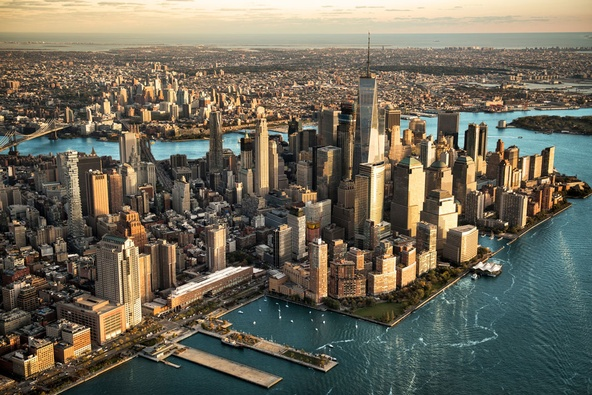
#> input picture data/skyline_NY.jpg, 592 x 395 px, shrunk from 1066 x 711 before the run, found by its file name
$ python svd_applications.py
#> lines starting #> are read from the running program, lines starting #| are printed output that depends on the picture
'''
This script shows two differents applications of Singular Value Decomposition.
- 1. Apply SVD to calculate the Pseudoinverse and solve Least Squares.
- 2. Apply SVD to show how the different eigen vectors contribute in an image.
'''
import os
import sys
import cv2 as cv
import numpy as np
# Adding parent folder:
sys.path.append(os.getcwd())
from utils import (
    plot_image_decomposition
)

def main(conf:dict) -> None:

    # Creating output folder:
    if not os.path.exists(conf['output_data_path']):
        os.mkdir(conf['output_data_path'])

    # Pseudoinverse:
    print('\nPseudoinverse:')
    print('Ax=b')
    A = np.array([
        [1, 0],
        [0, 1],
        [1, 1]
    ])
    print('A:\n', A)

    b = np.array([
        [1],
        [1],
        [0]
    ])
    print('b:\n', b)

    # Calculate SVD:
    U, s, Vt = np.linalg.svd(A, full_matrices=True)

    # Prepare S inverse:
    n_rows, n_cols = A.shape
    S_inv = np.zeros((n_cols, n_rows))
    len_diag = min(n_rows, n_cols)
    S_inv[:len_diag, :len_diag] = np.diag(1 / s)

    # Calculate x:
    x = (Vt.T @ S_inv @ U.T) @ b
    print('x:\n', x)
    print('Done!')


    ########
    # SVD Decomposition of an image:
    print('\n\nSVD decomposition of an image:')
    # Read skyline image:
    skyline_path = os.path.join(
        conf['input_data_path'],
        'skyline_NY.jpg'
    )
    skyline_bgr = cv.imread(skyline_path)
#> skyline_bgr is the input picture: shape (395, 592, 3); mean B, G, R 89.1, 103.9, 108.5

    # Convert to grayscale:
    skyline_grayscale = cv.cvtColor(skyline_bgr, cv.COLOR_BGR2GRAY)
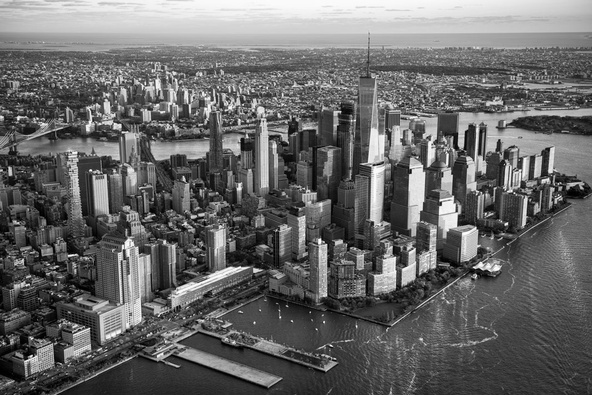
#> skyline_grayscale: shape (395, 592); min 0, max 254, mean 103.6

    # Calculate the SVD of the image:
    U, s, Vt = np.linalg.svd(skyline_grayscale, full_matrices=True)
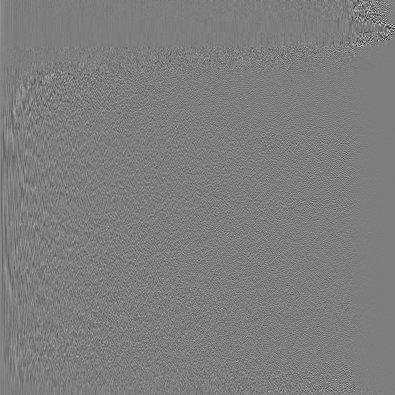
#> U: shape (395, 395) float64; min -0.666, max 0.677, mean 4.85e-05; drawn with min black and max white
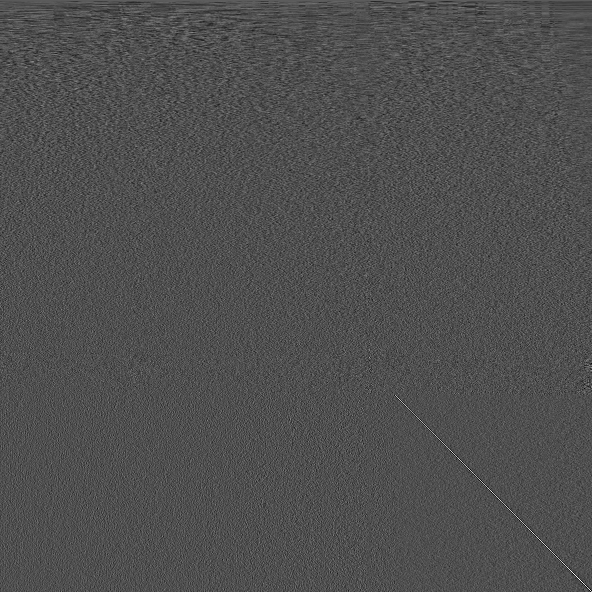
#> Vt: shape (592, 592) float64; min -0.248, max 0.546, mean 7.53e-05; drawn with min black and max white
#> s = 395 values, max 54069.4 at index 0, min 3.8 at index 394, mean 731.6

    # Building S:
    S = np.zeros((skyline_grayscale.shape[0], skyline_grayscale.shape[1]))
    S[:len(s), :len(s)] = np.diag(s)

    # Plotting Skyline decomposition:
    skyline_decomposition_path = os.path.join(
        conf['output_data_path'],
        'skyline_decomposition.png'
    )
    plot_image_decomposition(
        original_image=skyline_grayscale,
        U=U,
        S=S,
        Vt=Vt,
        output_path=skyline_decomposition_path)
#> (this line was passed over: utils is not available in this run)
    print('Done!')


if __name__ == '__main__':

    conf = {
        'output_data_path': '3_singular_value_decomposition/output_data/svd_applications',
        'input_data_path': 'data'
    }
    main(conf=conf)
